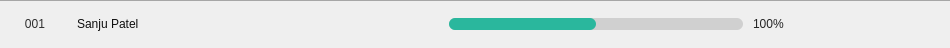
<?xml version="1.0" encoding="UTF-8"?>
<ui version="4.0">
 <class>student_block</class>
 <widget class="QWidget" name="student_block">
  <property name="geometry">
   <rect>
    <x>0</x>
    <y>0</y>
    <width>950</width>
    <height>48</height>
   </rect>
  </property>
  <property name="minimumSize">
   <size>
    <width>0</width>
    <height>40</height>
   </size>
  </property>
  <property name="maximumSize">
   <size>
    <width>16777215</width>
    <height>55</height>
   </size>
  </property>
  <property name="cursor">
   <cursorShape>ArrowCursor</cursorShape>
  </property>
  <property name="windowTitle">
   <string>Form</string>
  </property>
  <property name="styleSheet">
   <string notr="true">QProgressBar {
    border-radius: 6.1px;
	background-color: rgb(208, 208, 208);
	text-align: center;
	color: transparent
}
QProgressBar::chunk {
    border-radius: 6.1px;
    background-color: rgb(42, 183, 157);   }

QLabel{
	color: rgb(0, 0, 0);
}

#student_block{
	border-top: 1px solid rgb(166, 166, 166);
}
</string>
  </property>
  <layout class="QHBoxLayout" name="horizontalLayout">
   <property name="spacing">
    <number>7</number>
   </property>
   <property name="leftMargin">
    <number>0</number>
   </property>
   <property name="topMargin">
    <number>5</number>
   </property>
   <property name="rightMargin">
    <number>0</number>
   </property>
   <property name="bottomMargin">
    <number>5</number>
   </property>
   <item>
    <widget class="QLabel" name="serial_number">
     <property name="sizePolicy">
      <sizepolicy hsizetype="Fixed" vsizetype="Fixed">
       <horstretch>0</horstretch>
       <verstretch>0</verstretch>
      </sizepolicy>
     </property>
     <property name="minimumSize">
      <size>
       <width>70</width>
       <height>0</height>
      </size>
     </property>
     <property name="maximumSize">
      <size>
       <width>60</width>
       <height>16777215</height>
      </size>
     </property>
     <property name="styleSheet">
      <string notr="true">
color: rgb(47, 47, 47);
font: 600 12pt &quot;Segoe UI&quot;;</string>
     </property>
     <property name="text">
      <string>001</string>
     </property>
     <property name="alignment">
      <set>Qt::AlignmentFlag::AlignCenter</set>
     </property>
    </widget>
   </item>
   <item>
    <widget class="QPushButton" name="name">
     <property name="sizePolicy">
      <sizepolicy hsizetype="Preferred" vsizetype="Fixed">
       <horstretch>0</horstretch>
       <verstretch>0</verstretch>
      </sizepolicy>
     </property>
     <property name="styleSheet">
      <string notr="true">color: rgb(15, 15, 15);
font: 600 12pt &quot;Segoe UI&quot;;
text-align: left;
padding: 0px;
border: none</string>
     </property>
     <property name="text">
      <string>Sanju Patel</string>
     </property>
    </widget>
   </item>
   <item>
    <widget class="QWidget" name="widget_2" native="true">
     <property name="sizePolicy">
      <sizepolicy hsizetype="Preferred" vsizetype="Fixed">
       <horstretch>0</horstretch>
       <verstretch>0</verstretch>
      </sizepolicy>
     </property>
     <property name="minimumSize">
      <size>
       <width>0</width>
       <height>5</height>
      </size>
     </property>
     <property name="maximumSize">
      <size>
       <width>400</width>
       <height>16777215</height>
      </size>
     </property>
     <layout class="QHBoxLayout" name="horizontalLayout_3">
      <property name="spacing">
       <number>10</number>
      </property>
      <property name="leftMargin">
       <number>0</number>
      </property>
      <property name="topMargin">
       <number>0</number>
      </property>
      <property name="rightMargin">
       <number>0</number>
      </property>
      <property name="bottomMargin">
       <number>0</number>
      </property>
      <item>
       <widget class="QProgressBar" name="progressBar_attendance_rate">
        <property name="sizePolicy">
         <sizepolicy hsizetype="Preferred" vsizetype="Fixed">
          <horstretch>0</horstretch>
          <verstretch>0</verstretch>
         </sizepolicy>
        </property>
        <property name="minimumSize">
         <size>
          <width>0</width>
          <height>0</height>
         </size>
        </property>
        <property name="maximumSize">
         <size>
          <width>300</width>
          <height>12</height>
         </size>
        </property>
        <property name="styleSheet">
         <string notr="true"/>
        </property>
        <property name="value">
         <number>50</number>
        </property>
       </widget>
      </item>
      <item>
       <widget class="QLabel" name="attendance_rate_label">
        <property name="sizePolicy">
         <sizepolicy hsizetype="Fixed" vsizetype="Fixed">
          <horstretch>0</horstretch>
          <verstretch>0</verstretch>
         </sizepolicy>
        </property>
        <property name="maximumSize">
         <size>
          <width>60</width>
          <height>16777215</height>
         </size>
        </property>
        <property name="styleSheet">
         <string notr="true">font: 600 12pt &quot;Segoe UI&quot;;
color: rgb(36, 36, 36);</string>
        </property>
        <property name="text">
         <string>100%</string>
        </property>
       </widget>
      </item>
     </layout>
    </widget>
   </item>
   <item>
    <widget class="QWidget" name="widget" native="true">
     <property name="sizePolicy">
      <sizepolicy hsizetype="Fixed" vsizetype="Fixed">
       <horstretch>0</horstretch>
       <verstretch>0</verstretch>
      </sizepolicy>
     </property>
     <property name="maximumSize">
      <size>
       <width>130</width>
       <height>16777215</height>
      </size>
     </property>
     <property name="styleSheet">
      <string notr="true">QPushButton{
	border: none
}</string>
     </property>
     <layout class="QHBoxLayout" name="horizontalLayout_2">
      <property name="spacing">
       <number>0</number>
      </property>
      <property name="leftMargin">
       <number>0</number>
      </property>
      <property name="topMargin">
       <number>0</number>
      </property>
      <property name="rightMargin">
       <number>0</number>
      </property>
      <property name="bottomMargin">
       <number>0</number>
      </property>
      <item>
       <widget class="QPushButton" name="btn_present">
        <property name="sizePolicy">
         <sizepolicy hsizetype="Fixed" vsizetype="Fixed">
          <horstretch>0</horstretch>
          <verstretch>0</verstretch>
         </sizepolicy>
        </property>
        <property name="cursor">
         <cursorShape>PointingHandCursor</cursorShape>
        </property>
        <property name="text">
         <string/>
        </property>
        <property name="icon">
         <iconset>
          <normaloff>../../icons/present_unchecked.png</normaloff>../../icons/present_unchecked.png</iconset>
        </property>
        <property name="iconSize">
         <size>
          <width>20</width>
          <height>20</height>
         </size>
        </property>
       </widget>
      </item>
      <item>
       <widget class="QPushButton" name="btn_absent">
        <property name="sizePolicy">
         <sizepolicy hsizetype="Fixed" vsizetype="Fixed">
          <horstretch>0</horstretch>
          <verstretch>0</verstretch>
         </sizepolicy>
        </property>
        <property name="cursor">
         <cursorShape>PointingHandCursor</cursorShape>
        </property>
        <property name="text">
         <string/>
        </property>
        <property name="icon">
         <iconset>
          <normaloff>../../icons/absent_unchecked.png</normaloff>../../icons/absent_unchecked.png</iconset>
        </property>
        <property name="iconSize">
         <size>
          <width>20</width>
          <height>20</height>
         </size>
        </property>
       </widget>
      </item>
     </layout>
    </widget>
   </item>
  </layout>
 </widget>
 <resources/>
 <connections/>
</ui>
